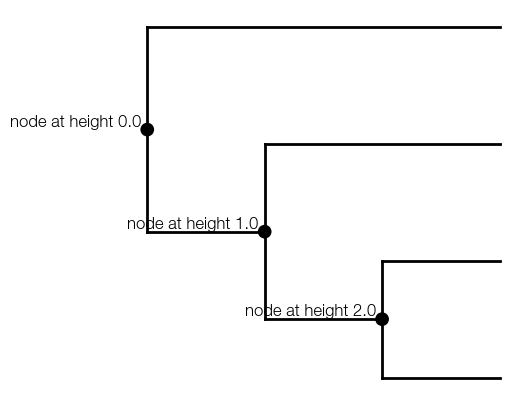

The script that saved this image:
import baltic as bt
from baltic import bt_utils

import matplotlib as mpl
from matplotlib import pyplot as plt
from matplotlib.gridspec import GridSpec

mpl.use("Agg")

treestring = '((("A":1,"B":1):1,"C":2):1,"D":3);'
ll = bt.make_tree(treestring, 'divergence')
ll.treeStats()

fig = plt.figure(figsize=(5,5),facecolor='w')
gs = GridSpec(1,1)

ax = plt.subplot(gs[0])

ll.plot_tree(ax)

def text_function(node):
    """
    Equivalent to anynomous function lambda k: f"node at height {k.height}"
    """
    return f"node at height {node.height}"

def target_function(node):
    """
    Equivalent to anonymous function lambda k: k.is_node()
    """
    return node.is_node()

def x_coordinate_function(node):
    """
    Equivalent to anonymous function lambda k: k.height - 0.05
    """
    return node.height - 0.05

ll.plot_text(ax, xCoordinateFxn = x_coordinate_function, targetFxn = target_function, textContentFxn = text_function, 
             horizontalalignment = 'right', verticalalignment = 'bottom', size = 12)

ll.plot_points(ax, targetFxn = target_function)

bt_utils.clean_axes(ax)

plt.savefig('basic-tree-text-2.png', bbox_inches='tight')
